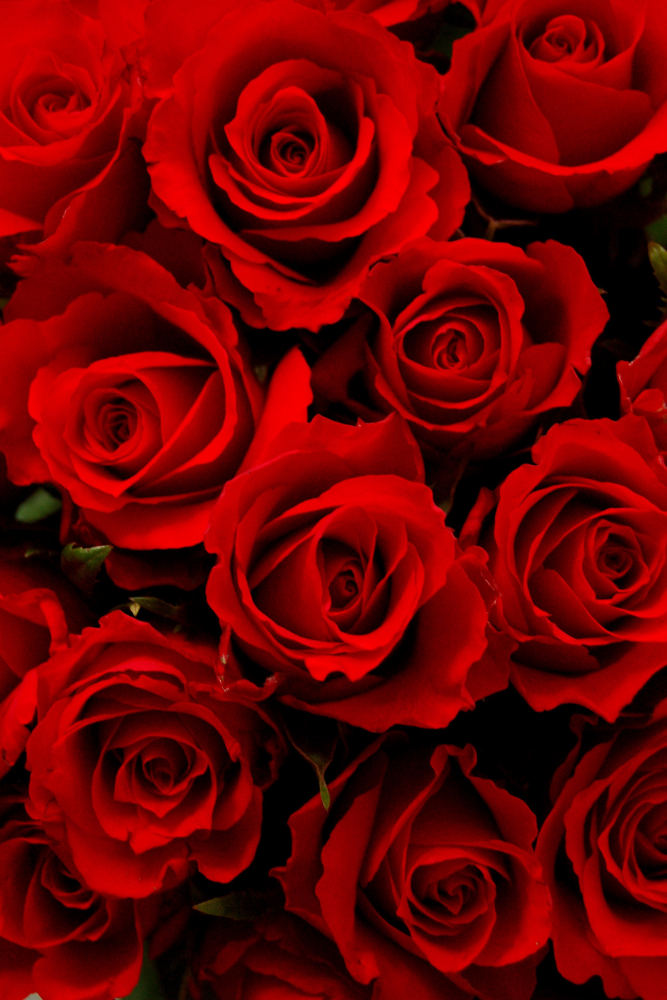
#> input picture Data of images/red rose/Image_1.jpg, 2000 x 3000 px, found by its file name (shown at 1/3 size); its folder holds 4 pictures in this run
$ jupyter execute --allow-errors Image_classification_using_ML.ipynb   (shell and % lines are left out)
#> lines starting #> are read from the running program, lines starting #| are printed output that depends on the picture
<a href="https://colab.research.google.com/github/samudyata12/Mini-Project/blob/main/Image_classification_using_ML.ipynb" target="_parent"></a>

[cell 1]
import bing_image_downloader

[cell 2]
cd ..

[cell 3]
cd /content/drive/My Drive/python intern sep20

[cell 4]
cd ..

[cell 5]
from bing_image_downloader import downloader
downloader.download('red rose', limit=30,  output_dir='images', adult_filter_off=True, force_replace=False, timeout=60)
#> (this line was passed over: bing_image_downloader is not available in this run)

[cell 6]
from bing_image_downloader import downloader
downloader.download('ice cream cone', limit=30,  output_dir='images', adult_filter_off=True, force_replace=False, timeout=60)
#> (this line was passed over: bing_image_downloader is not available in this run)

[cell 7]
from bing_image_downloader import downloader
downloader.download('metal bottle', limit=30,  output_dir='images', adult_filter_off=True, force_replace=False, timeout=60)
#> (this line was passed over: bing_image_downloader is not available in this run)
#> further down, img_array is the input picture: shape (3000, 2000, 3); mean R, G, B 110.8, 1.1, 1.1
#> `img_resized = resize(img_array,(150,150,3))`:
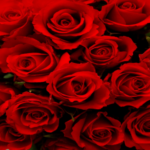
#> img_resized: shape (150, 150, 3) float64; mean R, G, B 0.435, 0.00441, 0.00444

[cell 8]
import numpy as np
from skimage.transform import resize
from skimage.io import imread
import matplotlib.pyplot as plt
import os

target = []
images = []
flat_data = []

DATADIR = '/content/drive/My Drive/images'
CATEGORIES = ['red rose','ice cream cone','metal bottle']

#> (the rest of this cell did not finish here and is left out)

[cell 9]
target

[cell 10]
unique,count = np.unique(target,return_counts=True)
plt.bar(CATEGORIES,count)
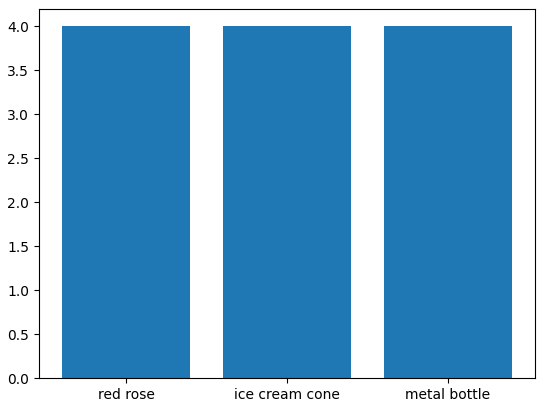
#> figure drawn by matplotlib, 1 panel
